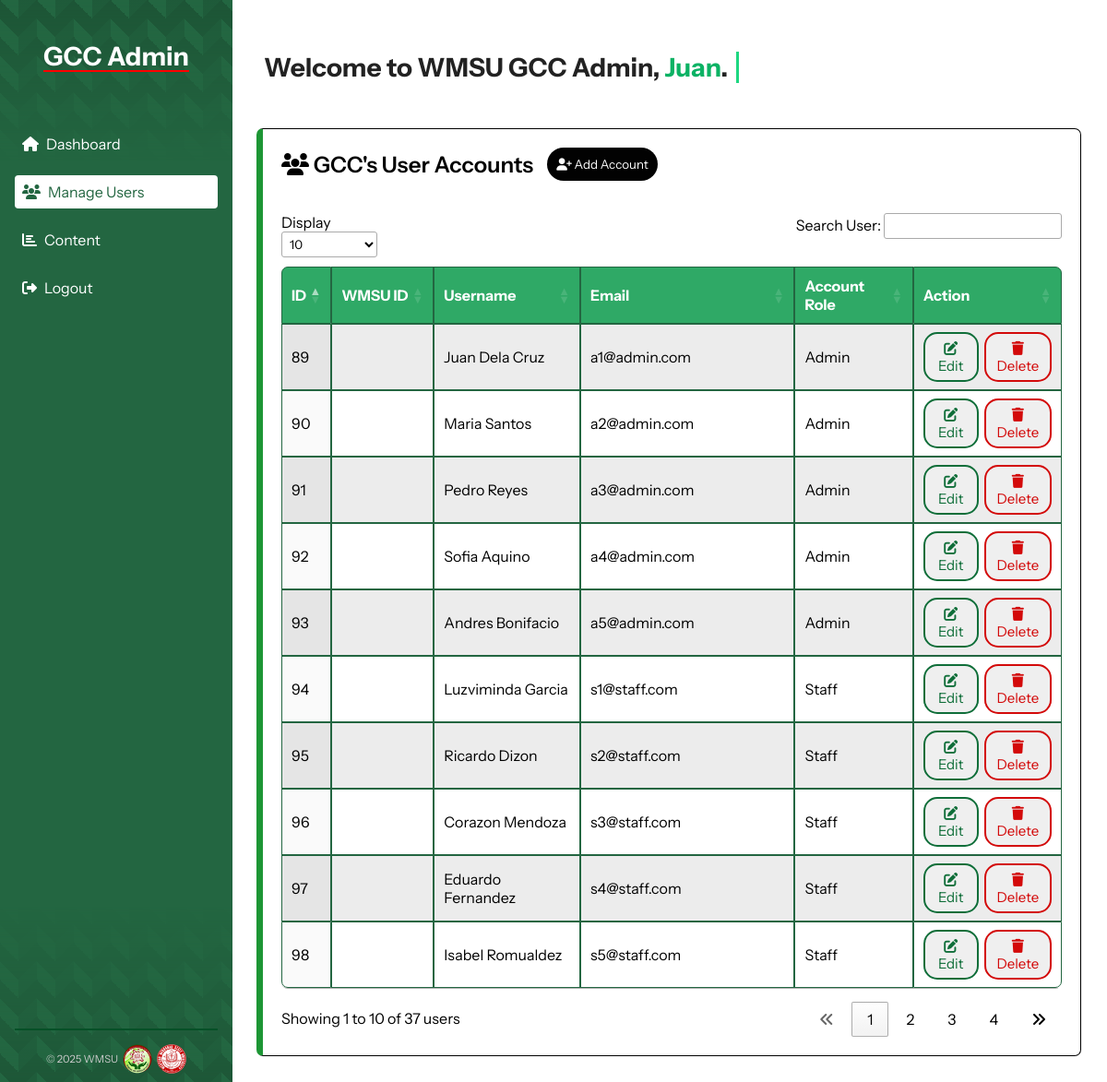
/users/admin/admin.php (signed in), run on the app's committed database.
### tables this page shows
CREATE TABLE `users` (
  `id` int(11) NOT NULL,
  `first_name` varchar(100) DEFAULT NULL,
  `middle_name` varchar(100) DEFAULT NULL,
  `last_name` varchar(100) DEFAULT NULL,
  `school` varchar(100) DEFAULT NULL,
  `course_grade` varchar(100) DEFAULT NULL,
  `sex` varchar(50) DEFAULT NULL,
  `age` int(11) DEFAULT NULL,
  `role` enum('Admin','Staff','Director','Faculty','High School Student','Faculty','Outside Client','College Student') NOT NULL,
  `contact_number` varchar(50) DEFAULT NULL,
  `address` text DEFAULT NULL,
  `civil_status` varchar(50) DEFAULT NULL,
  `occupation` varchar(100) DEFAULT NULL,
  `wmsu_id` varchar(20) DEFAULT NULL,
  `email` varchar(100) DEFAULT NULL,
  `password` varchar(255) DEFAULT NULL
);

### users/admin/admin.php (the view, shortened to what this page needs)
<?php
require_once('../../database/database.php');
$user_email = $_SESSION['email'];
try {
    $stmt = $pdo->prepare("SELECT first_name FROM users WHERE email = :email");
    $stmt->bindParam(':email', $user_email, PDO::PARAM_STR);
    $stmt->execute();
    $first_name = $stmt->fetchColumn();
} catch (PDOException $e) {
    echo "Error: " . $e->getMessage();
}
$stmt = $pdo->query("SELECT id, wmsu_id, first_name, middle_name, last_name, email, role FROM users");
$users = $stmt->fetchAll(PDO::FETCH_ASSOC);
?>
<!DOCTYPE html>
<html>
<head>
    <link rel="stylesheet" type="text/css" href="css/admin.css">
    <link rel="stylesheet" href="https://cdn.datatables.net/1.13.6/css/jquery.dataTables.min.css">
</head>
<body>
    <div class="sidebar">
        <div class="sidebar-header">
            <h3 style="text-decoration: underline; text-decoration-color: red; text-underline-offset: 0.3125rem;">GCC <?php echo $_SESSION['role']; ?></h3>
        </div>
        <div class="menu-items">
            <a href="dashboard.php"><i class="fa-solid fa-home"></i> Dashboard</a>
            <a href="admin.php" style=" background-color: rgb(255, 255, 255); color: #236641;"><i class="fa-solid fa-users"></i> Manage Users</a>
            <a href="content.php"><i class="fa-solid fa-chart-bar"></i> Content </a>
            <a href="../../auth/sign-out.php"><i class="fa-solid fa-sign-out-alt"></i> Logout</a>
        </div>
        <div class="sidebar-footer">
        <small>© 2025 WMSU </small>
        <img src="/gcc/img/gcc-logo.png" alt="GCC Logo" style="vertical-align: middle; width: 2rem; height: 2rem;">
        <img src="/gcc/img/wmsu-logo.png" alt="GCC Logo" style="vertical-align: middle; width: 2rem; height: 2rem;">
    </div>
    </div>
    <div class="container">
        <div class="typing-container">
            <span class="typing-text">Welcome to WMSU GCC Admin, <span style="color:rgb(11, 178, 100);"><?php echo $first_name; ?></span>.</span>
        </div>
        <div class="table-container">
            <div style="display: flex; justify-content: flex-start; align-items: center; margin-bottom: 2.1875rem;">
                <h2 style="font-weight: 600; margin: 0; margin-right: 0.9375rem;">
                    <i class="fa-solid fa-users"></i>
                    GCC's User Accounts
                </h2>
                <button class="add-btn">
                    <i class="fa-solid fa-user-plus"></i> Add Account
                </button>
            </div>
            <table id="usersTable" class="display">
                <thead>
                    <tr>
                        <th>ID</th>
                        <th>WMSU ID</th>
                        <th>Username</th>
                        <th>Email</th>
                        <th>Account Role</th>
                        <th>Action</th>
                    </tr>
                </thead>
                <tbody>
                    <?php foreach ($users as $row) { ?>
                        <tr>
                            <td><?= $row['id'] ?></td>
                            <td><?= $row['wmsu_id'] ?></td>
                            <td><?= $row['first_name'] . ' ' . $row['middle_name'] . ' ' . $row['last_name'] ?></td>
                            <td><?= $row['email'] ?></td>
                            <td><?= $row['role'] ?></td>
                            <td style="align-items: center; justify-content: center; display: flex; gap: 0.375rem;">
                                <button class="edit-btn" data-id="<?= $row['id'] ?>">
                                    <i class="fa-solid fa-pen-to-square"></i> Edit
                                </button>
                                <button class="delete-btn" data-id="<?= $row['id'] ?>">
                                    <i class="fa-solid fa-trash"></i> Delete
                                </button>
                            </td>
                        </tr>
                    <?php } ?>
                </tbody>
            </table>
        </div>
    </div>
</body>
</html>

### users/admin/css/admin.css (style rules this page uses)
* { font-family: "Instrument Sans", sans-serif; }
html, body { height: 100%; margin: 0; padding: 0; overflow-x: hidden; }
body { display: flex; flex-direction: column; min-height: 100vh; }
.sidebar { position: fixed; top: 0; left: 0; width: 13.75rem; height: 100%; background-color: #236641; color: white; display: flex; flex-direction: column; padding: 1rem; z-index: 1000; }
.sidebar-header::before { content: ""; position: absolute; top: 0; left: 0; width: 100%; height: 14.5%; background-color: #17442b; background: linear-gradient(135deg, #23664155 25%, transparent 25%) -20px 0/40px 40px, linear-gradient(225deg, #236641 25%, transparent 25%) -20px 0/40px 40px, linear-gradient(315deg, #23664155 25%, transparent 25%) 0px 0/40px 40px, linear-gradient(45deg, #236641 25%, #17442b 25%) 0px 0/40px 40px; opacity: 0.5; z-index: -1; pointer-events: none; mask-image: linear-gradient(to bottom, rgba(0,0,0,1), rgba(0,0,0,0)); -webkit-mask-image: linear-gradient(to bottom, rgba(0,0,0,1), rgba(0,0,0,0)); }
.sidebar-header { font-size: 1.5rem; font-weight: bold; margin-bottom: 1rem; text-align: center; color: #ffffff; }
.sidebar-footer { display: flex; align-items: center; justify-content: center; gap: 0.3125rem; padding: 0.9375rem 1.5625rem 1.5625rem 1.5625rem; border-top: 0.125rem solid #065027; color: #ccc; font-size: 0.85rem; }
.sidebar-footer::before { content: ""; position: absolute; bottom: 0; left: 0; width: 100%; height: 18.5%; background-color: #17442b; background: linear-gradient(135deg, #23664155 25%, transparent 25%) -20px 0/40px 40px, linear-gradient(225deg, #236641 25%, transparent 25%) -20px 0/40px 40px, linear-gradient(315deg, #23664155 25%, transparent 25%) 0px 0/40px 40px, linear-gradient(45deg, #236641 25%, #17442b 25%) 0px 0/40px 40px; opacity: 0.5; z-index: -1; pointer-events: none; mask-image: linear-gradient(to top, rgba(0, 0, 0, 1), rgba(0, 0, 0, 0)); -webkit-mask-image: linear-gradient(to top, rgba(0, 0, 0, 1), rgba(0, 0, 0, 0)); }
.sidebar-footer img { width: 2rem; height: 2rem; object-fit: contain; }
.sidebar .menu-items a { text-decoration: none; color: white; font-size: 1rem; margin: 1rem 0; display: flex; align-items: center; gap: 0.5rem; padding: 0.5rem; border-radius: 0.25rem; transition: background-color 0.3s ease; }
.container { margin-left: 15.625rem; padding: 1rem; }
.menu-items { flex-grow: 1; font-size: 1.25rem; font-weight: 400; }
.typing-container { margin: 2.5rem 1.25rem 1.875rem 1.25rem; display: inline-block; position: relative; font-size: 1.75rem; font-weight: bold; color: #222; }
#usersTable { border-radius: 0.4375rem; }
#usersTable th { background-color: #2fa966; color: white; }
#usersTable th, #usersTable td { text-align: left; border: 0.0625rem solid #236641; }
#usersTable tbody tr:nth-child(odd) { background-color: #f2f2f2; }
#usersTable tbody tr { background-color: white; }
#usersTable thead tr:first-child th:first-child { border-top-left-radius: 0.4375rem; }
#usersTable thead tr:first-child th:last-child { border-top-right-radius: 0.4375rem; }
#usersTable tbody tr:last-child td:first-child { border-bottom-left-radius: 0.4375rem; }
#usersTable tbody tr:last-child td:last-child { border-bottom-right-radius: 0.4375rem; }
.table-container { padding: 1.25rem; margin: 0.75rem; border-radius: 0.4375rem; border-left: 0.4375rem solid rgb(29, 150, 53); border-bottom: 0.0625rem solid #000000; border-right: 0.0625rem solid #000000; border-top: 0.0625rem solid #000000; }
button.delete-btn, button.edit-btn { padding: 0.375rem 0.625rem; border-radius: 0.9375rem; font-size: 0.9375rem; }
button.delete-btn { border: 0.125rem solid rgb(211, 10, 10); color: rgb(211, 10, 10); }
button.edit-btn { border: 0.125rem solid #0f6e39; color: #0f6e39; }
.add-btn { padding: 0.625rem; color: white; background-color: rgb(2, 2, 2); border-radius: 2.5rem; border: none; transition: background-color 0.3s ease; }

### users/admin/components/modals.php (style rules this page uses)
* { font-family: "Instrument Sans", sans-serif; }

### data on the page
users: first_name "Juan", id "89", last_name "Dela Cruz", email "a1@admin.com", role "Admin"
users: id "90", first_name "Maria", last_name "Santos", email "a2@admin.com", role "Admin"
users: id "91", first_name "Pedro", last_name "Reyes", email "a3@admin.com", role "Admin"
users: id "92", first_name "Sofia", last_name "Aquino", email "a4@admin.com", role "Admin"
users: id "93", first_name "Andres", last_name "Bonifacio", email "a5@admin.com", role "Admin"
users: id "94", first_name "Luzviminda", last_name "Garcia", email "s1@staff.com", role "Staff"
users: id "95", first_name "Ricardo", last_name "Dizon", email "s2@staff.com", role "Staff"
users: id "96", first_name "Corazon", last_name "Mendoza", email "s3@staff.com", role "Staff"
users: id "97", first_name "Eduardo", last_name "Fernandez", email "s4@staff.com", role "Staff"
users: id "98", first_name "Isabel", last_name "Romualdez", email "s5@staff.com", role "Staff"

### other printed values
$_SESSION['role'] "Admin"
